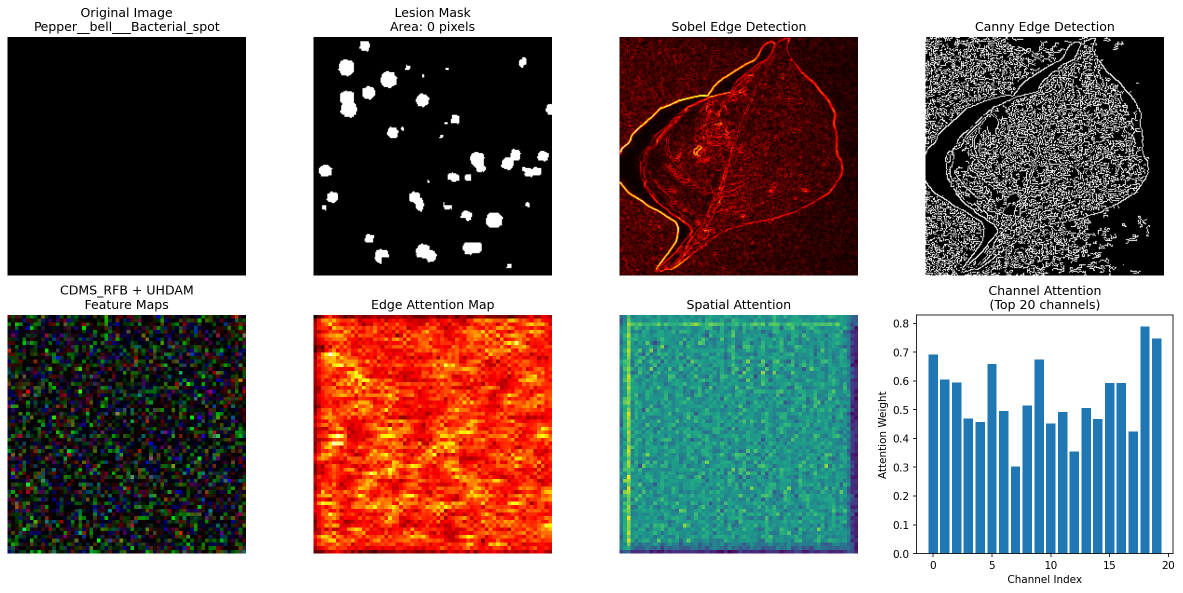
#> input picture module_validation_visualization.png, 2365 x 1185 px (shown at 1/2 size)
$ python -i edge_detection.py   (imports and definitions only)   (older library calls are emulated)
#> lines starting #> are read from the running program, lines starting #| are printed output that depends on the picture
"""
Edge detection utilities for lesion boundary enhancement
"""

import cv2
import numpy as np
import torch
import torch.nn as nn
import torch.nn.functional as F
from typing import Tuple, Optional


class EdgeDetector:
    """
    Edge detection utilities for plant leaf lesion boundaries
    """

    @staticmethod
    def sobel_edges(image: np.ndarray) -> Tuple[np.ndarray, np.ndarray]:
        """
        Detect edges using Sobel operator

        Args:
            image: RGB image (H, W, 3) in uint8 format (0-255)
        Returns:
            edge_magnitude, edge_direction
        """
        # Ensure uint8 format
        if image.dtype != np.uint8:
            image = (image * 255).astype(np.uint8) if image.max() <= 1 else image.astype(np.uint8)

        # Convert to grayscale if needed
        if len(image.shape) == 3:
            gray = cv2.cvtColor(image, cv2.COLOR_RGB2GRAY)
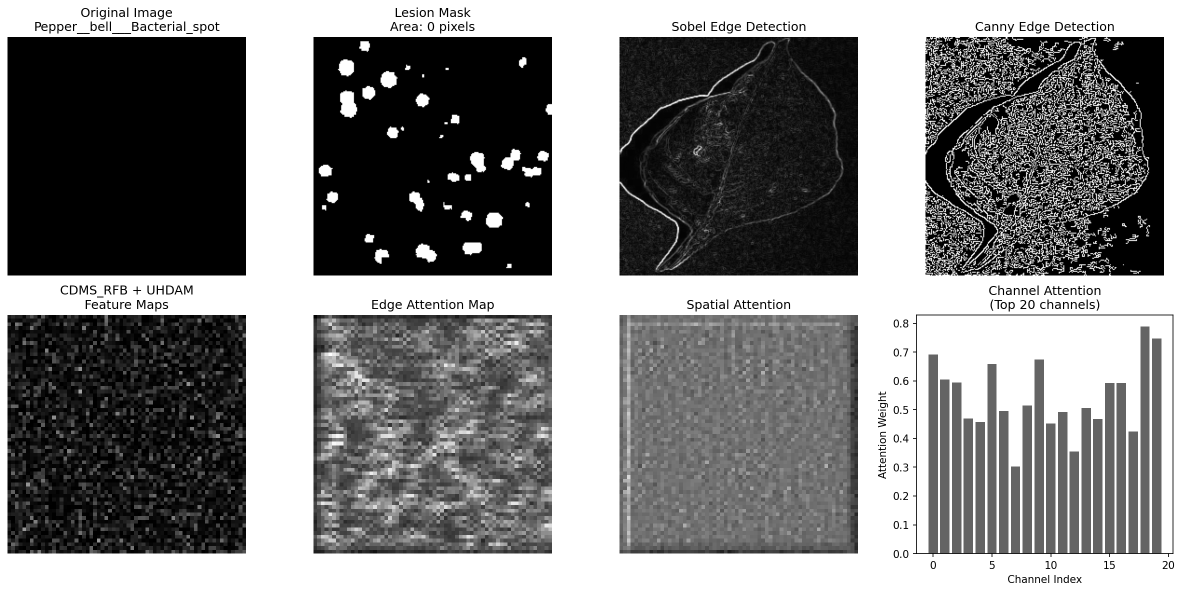
#> gray: shape (1185, 2365) (shown at 1/2 size); min 0, max 255, mean 130
        else:
            gray = image

        # Sobel edge detection
        sobel_x = cv2.Sobel(gray, cv2.CV_64F, 1, 0, ksize=3)
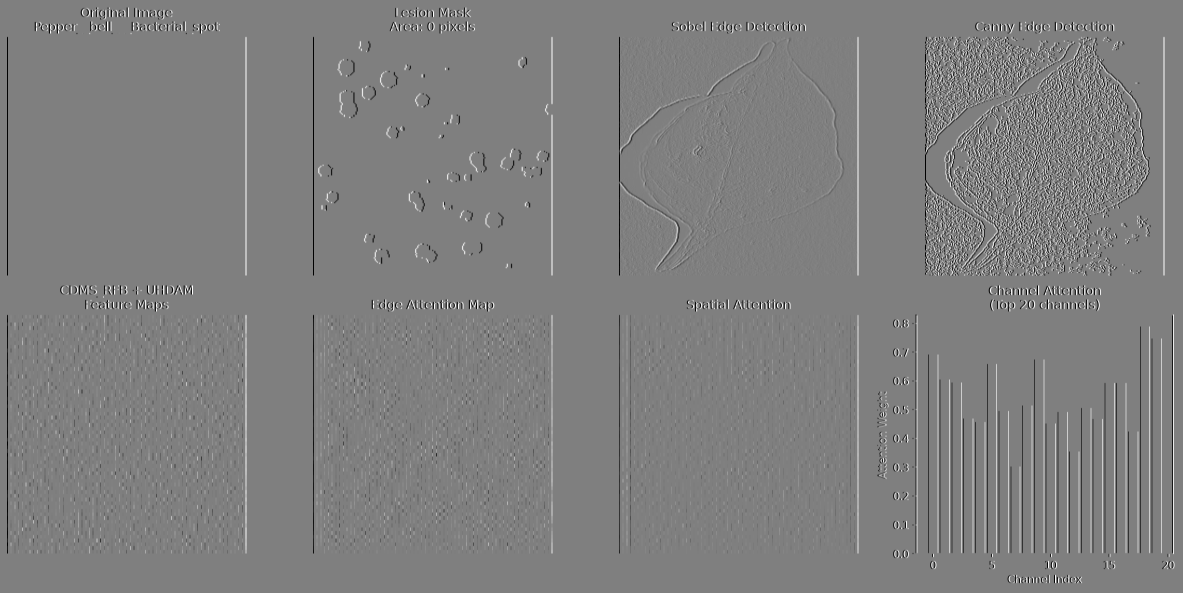
#> sobel_x: shape (1185, 2365) float64 (shown at 1/2 size); min -1020, max 1020, mean 0; drawn with min black and max white
        sobel_y = cv2.Sobel(gray, cv2.CV_64F, 0, 1, ksize=3)
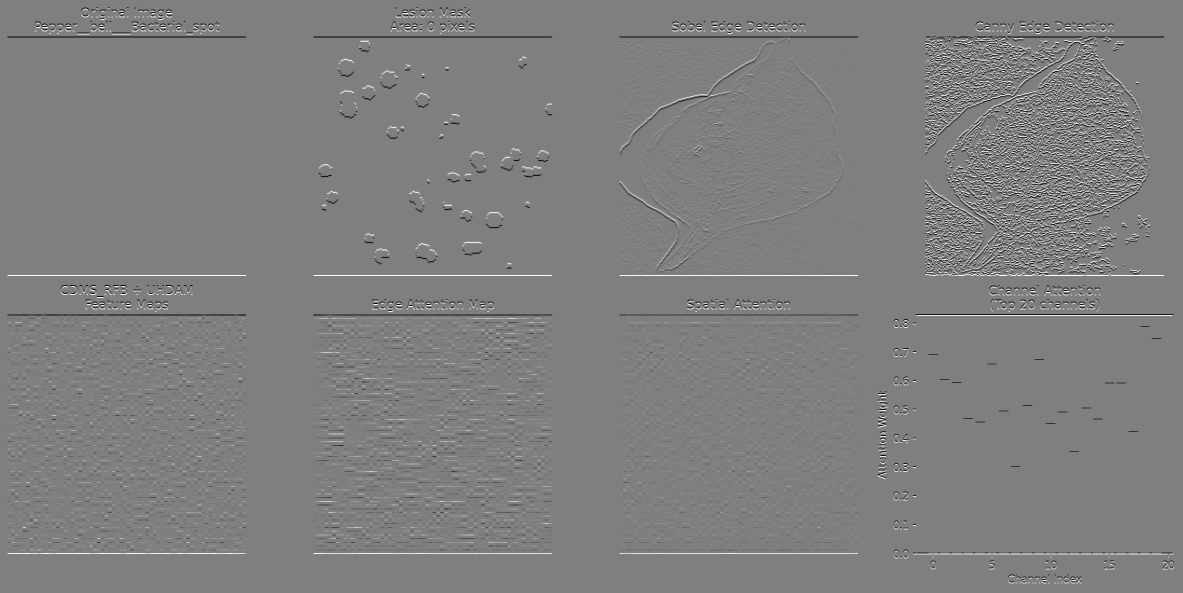
#> sobel_y: shape (1185, 2365) float64 (shown at 1/2 size); min -1020, max 1020, mean 0; drawn with min black and max white

        # Magnitude and direction
        magnitude = np.sqrt(sobel_x**2 + sobel_y**2)
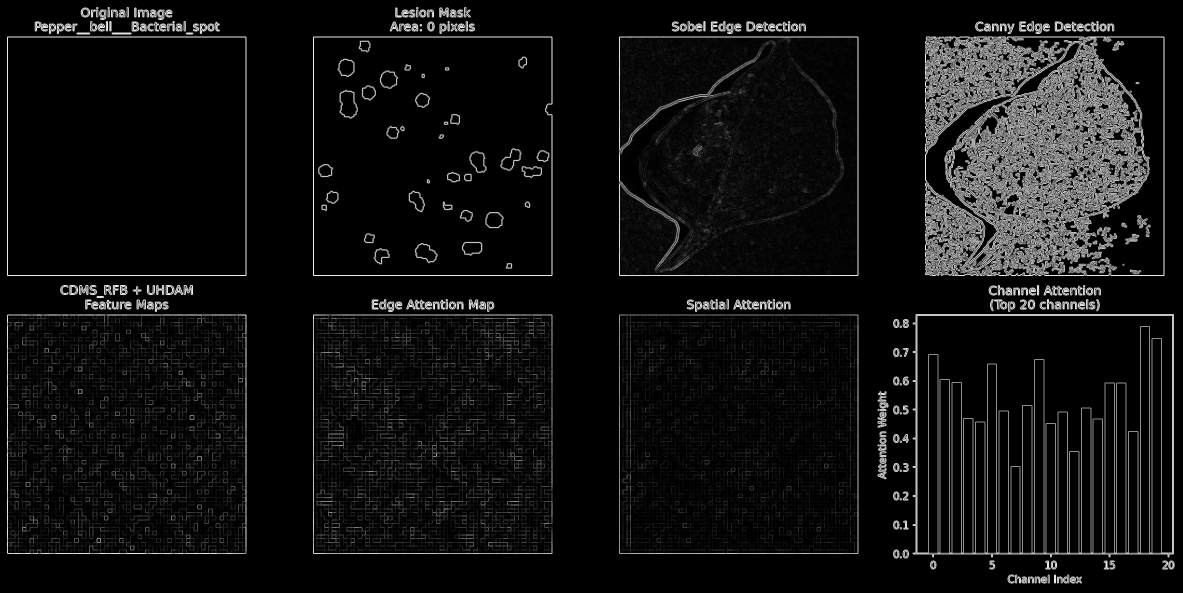
#> magnitude: shape (1185, 2365) float64 (shown at 1/2 size); min 0, max 1099.5, mean 74.7; drawn with min black and max white
        direction = np.arctan2(sobel_y, sobel_x)
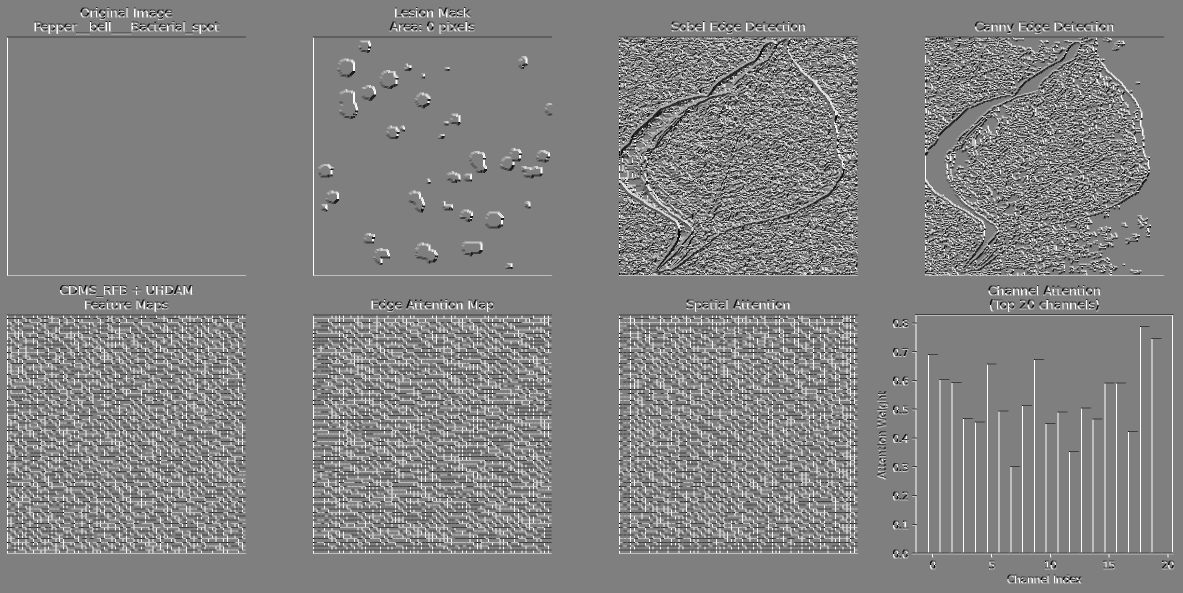
#> direction: shape (1185, 2365) float64 (shown at 1/2 size); min -3.14, max 3.14, mean 0.0987; drawn with min black and max white

        # Normalize magnitude
        if magnitude.max() > magnitude.min():
            magnitude = (magnitude - magnitude.min()) / (magnitude.max() - magnitude.min() + 1e-8)

        return magnitude, direction

    # [51 lines left out: functions canny_edges, laplacian_edges, not called in this run]


class BoundaryEnhancer:
    """
    Enhance lesion boundaries using morphological operations
    """

    # [84 lines left out: functions morphological_boundary, gradient_boundary, enhance_lesion_boundary, not called in this run]


class TorchEdgeDetector(nn.Module):
    """
    PyTorch version of edge detection for GPU processing
    """

    # [74 lines left out: functions __init__, forward, test_edge_detection, not called in this run]


# [2 lines not run here, left out]

>>> import cv2
>>> picture = cv2.cvtColor(cv2.imread('../module_validation_visualization.png'), cv2.COLOR_BGR2RGB)
>>> result = EdgeDetector().sobel_edges(picture)
